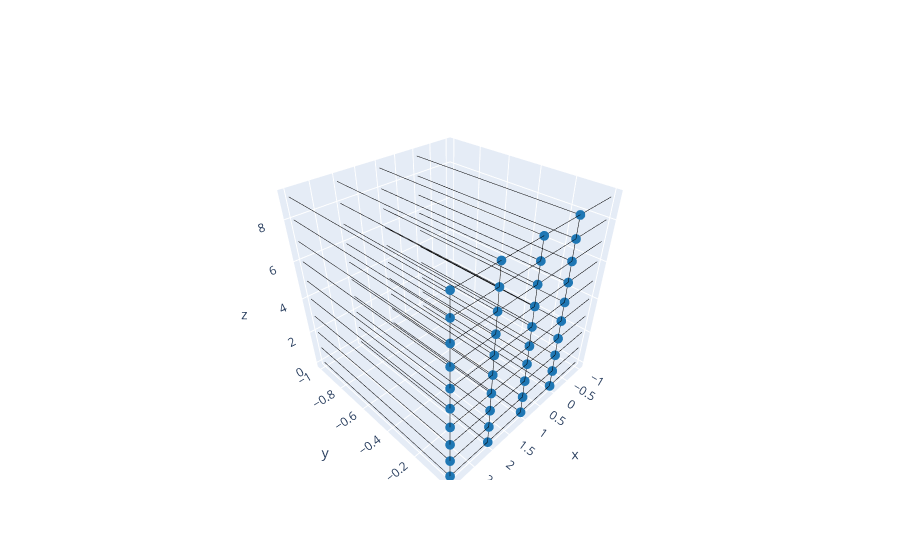

Source (notebook cell):
### Code cell
syst = build_sys(syst,W=10,L=10,H=10)

kwant.plotter.set_engine("plotly")
kwant.plot(syst);

### Figure 1 — Plotly figure (JSON) as saved in the notebook; plotly's stock layout.template omitted (floating-point values rounded to 4 significant figures; data arrays with more than 128 entries replaced by an {"elided": "..."} marker saying what was removed)
{"data": [{"hoverinfo": "none", "line": {"color": "black", "width": 0}, "mode": "lines", "showlegend": false, "type": "scatter3d", "x": {"elided": "348 int values"}, "y": {"elided": "348 int values"}, "z": {"elided": "348 int values"}}, {"hoverinfo": "none", "line": {"color": "black", "width": 0.1}, "marker": {"color": ["#1f77b4", "#1f77b4", "#1f77b4", "#1f77b4", "#1f77b4", "#1f77b4", "#1f77b4", "#1f77b4", "#1f77b4", "#1f77b4", "#1f77b4", "#1f77b4", "#1f77b4", "#1f77b4", "#1f77b4", "#1f77b4", "#1f77b4", "#1f77b4", "#1f77b4", "#1f77b4", "#1f77b4", "#1f77b4", "#1f77b4", "#1f77b4", "#1f77b4", "#1f77b4", "#1f77b4", "#1f77b4", "#1f77b4", "#1f77b4", "#1f77b4", "#1f77b4", "#1f77b4", "#1f77b4", "#1f77b4", "#1f77b4", "#1f77b4", "#1f77b4", "#1f77b4", "#1f77b4"], "colorscale": {"elided": "256x2 mixed values"}, "reversescale": false, "showscale": false, "size": 5.657, "symbol": "circle"}, "mode": "markers", "showlegend": false, "type": "scatter3d", "x": [0, 0, 0, 0, 0, 0, 0, 0, 0, 0, 1, 1, 1, 1, 1, 1, 1, 1, 1, 1, 2, 2, 2, 2, 2, 2, 2, 2, 2, 2, 3, 3, 3, 3, 3, 3, 3, 3, 3, 3], "y": [0, 0, 0, 0, 0, 0, 0, 0, 0, 0, 0, 0, 0, 0, 0, 0, 0, 0, 0, 0, 0, 0, 0, 0, 0, 0, 0, 0, 0, 0, 0, 0, 0, 0, 0, 0, 0, 0, 0, 0], "z": [0, 1, 2, 3, 4, 5, 6, 7, 8, 9, 0, 1, 2, 3, 4, 5, 6, 7, 8, 9, 0, 1, 2, 3, 4, 5, 6, 7, 8, 9, 0, 1, 2, 3, 4, 5, 6, 7, 8, 9]}], "layout": {"hovermode": "closest", "showlegend": false, "xaxis": {"showgrid": false, "showticklabels": true, "zeroline": false}, "yaxis": {"showgrid": false, "showticklabels": true, "zeroline": false}}}
